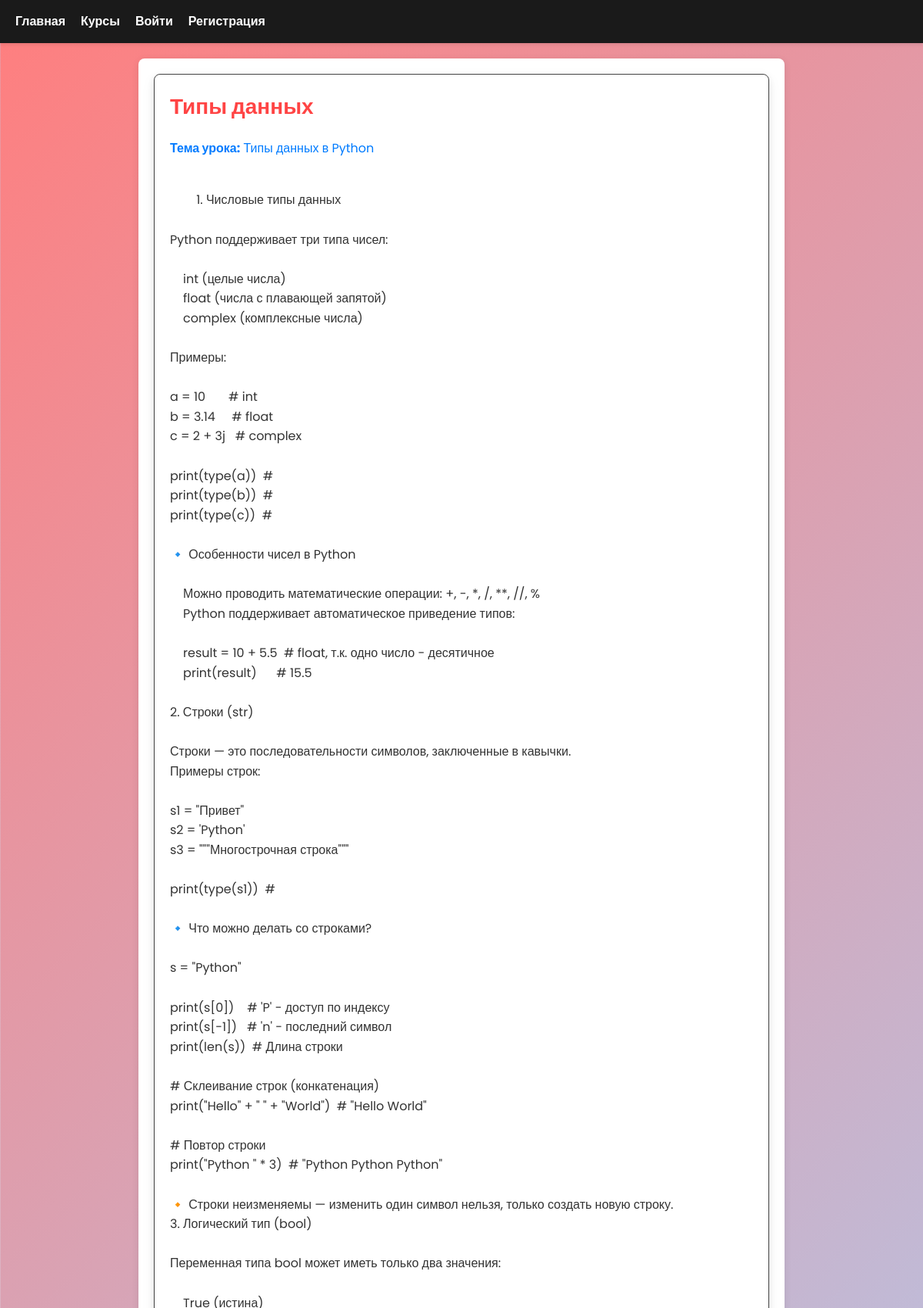
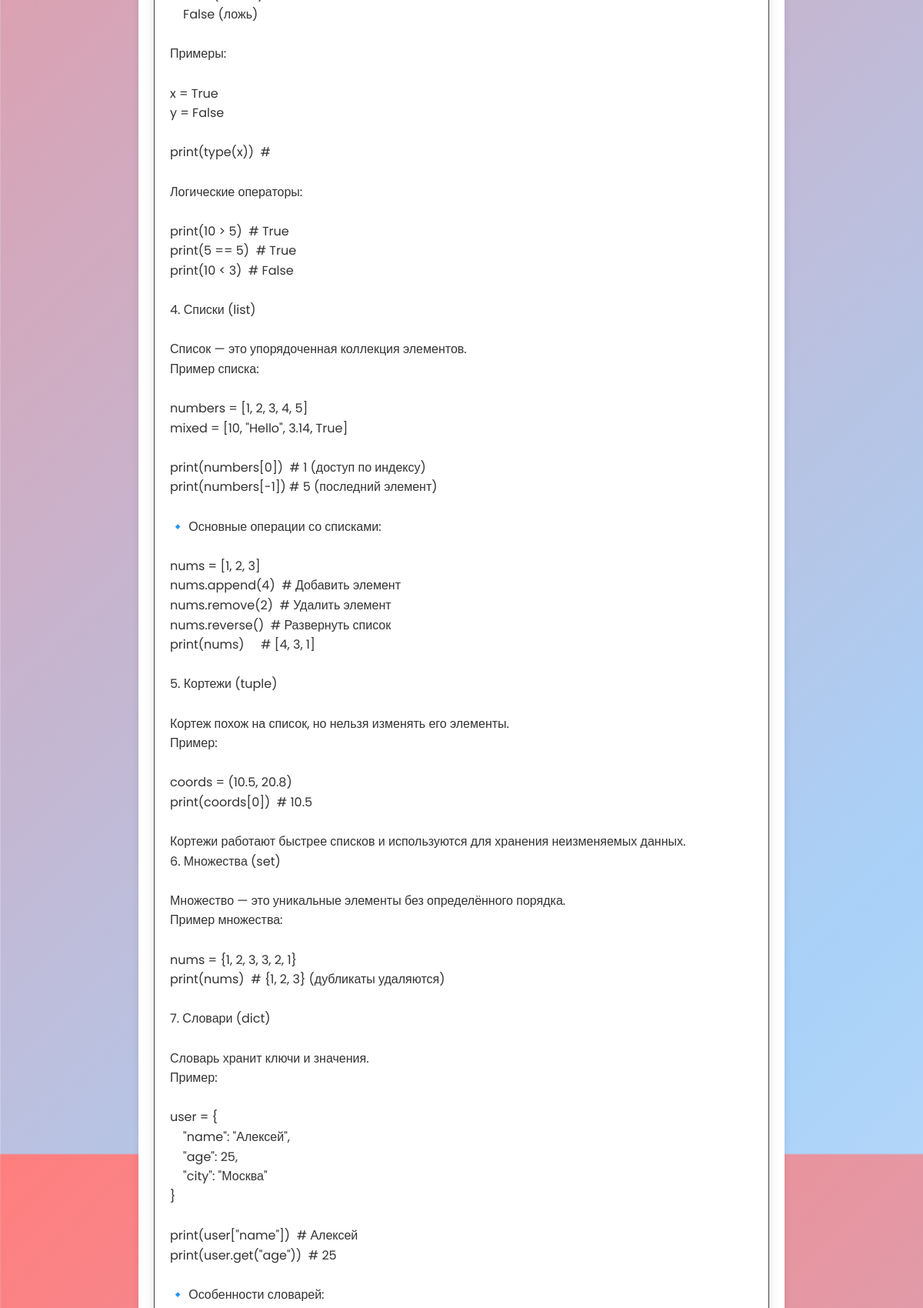
The page /lesson/3 (upper part) on the database its author committed (2 pictures, top to bottom).
### tables this page shows
CREATE TABLE lessons (
        id INTEGER PRIMARY KEY AUTOINCREMENT,
        chapter_id INTEGER NOT NULL,
        title TEXT NOT NULL,
        content TEXT NOT NULL, short_description TEXT,
        FOREIGN KEY (chapter_id) REFERENCES chapters(id) ON DELETE CASCADE);

### main.py (the view)
@app.route('/lesson/<int:lesson_id>')
def lesson_detail(lesson_id):
    conn = sqlite3.connect('courses.db')
    cursor = conn.cursor()
    cursor.execute('SELECT * FROM lessons WHERE id = ?', (lesson_id,))
    lesson = cursor.fetchone()
    if not lesson:
        return "Урок не найден", 404
    cursor.execute('SELECT * FROM chapters WHERE id = ?', (lesson[1],))
    chapter = cursor.fetchone()
    conn.close()
    return render_template('lesson_detail.html', lesson=lesson, chapter=chapter)

### templates/lesson_detail.html (shortened to what this page needs)
{% extends "base.html" %}
{% block content %}
<div class="course-card">
    <h1>{{ lesson[2] }}</h1>
    <p><strong>Тема урока:</strong> {{ lesson[4] }}</p>
    <div class="lesson-content">
        {{ lesson[3] | safe }}
    </div>
</div>
{% endblock %}

### static/css/styles.css (style rules this page uses)
body { font-family: 'Poppins', sans-serif; margin: 0; padding: 0; color: #ffffff; background: linear-gradient(135deg, #ff7e7e 0%, #a9d1f8 50%, #ffffff 100%); background-size: 400% 400%; animation: gradientAnimation 10s ease infinite; height: 100vh; line-height: 1.6; }
h1, h2, h3 { color: #ff4444; margin-top: 0; }
h1 { font-size: 28px; }
p { color: #555; font-size: 16px; line-height: 1.6; }
.lesson-content { white-space: pre-wrap; }
.course-card, .chapter-card, .lesson-card { background-color: white; border: 1px solid #444444; border-radius: 8px; padding: 20px; margin-bottom: 20px; box-shadow: 0 2px 10px rgba(0, 0, 0, 0.1); transition: transform 0.3s, box-shadow 0.3s; box-shadow: 0 4px 8px rgba(0, 0, 0, 0.1), 0 6px 20px rgba(0, 0, 0, 0.05); }
.course-card p, .chapter-card p, .lesson-card p { color: #cccccc; }
.course-card p { text-decoration: none; color: #007BFF; }

### rows shown on the page
lessons: title "Типы данных", short_description "Типы данных в Python", content "1. Числовые типы данных Python поддерживает три типа чисел: int (целые числа) float (числа с плавающей запятой) complex (комплексные числа) Примеры: a = 10 # int b = 3.14 # float c = 2 + 3j # complex print(type(a)) # print(type(b)) # print(type(c)) # 🔹 Особенности чисел в Python Можно проводить математические операции: +, -, *, /, **, //, % Python поддерживает автоматическое приведение типов: result = 10 + 5.5 # float, т.к. одно число - десятичное print(result) # 15.5 2. Строки (str) Строки — это последовательности символов, заключенные в кавычки. Примеры строк: s1 = \"Привет\" s2 = 'Python' s3 = \"\"\"Многострочная строка\"\"\" print(type(s1)) # 🔹 Что можно делать со строками? s = \"Python\"…"
